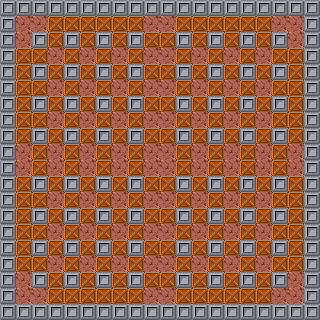

This game map was drawn from its Tiled (.tmx) file and the tilesets committed beside it. A one-line description and the trimmed map source follow:
An orthogonal 20x20 tile map with 16x16 px tiles, 2 tile layers (Static, Boxes) and 8 objects.

<map version="1.5" tiledversion="1.7.2" orientation="orthogonal" renderorder="right-down" width="20" height="20" tilewidth="16" tileheight="16" infinite="0" nextlayerid="4" nextobjectid="10">
 <tileset firstgid="1" name="Bomberman" tilewidth="16" tileheight="16" tilecount="5" columns="0">
  <grid orientation="orthogonal" width="1" height="1" />
  <tile id="0">
   <image width="16" height="16" source="../../../../client/src/main/resources/path.png" />
  </tile>
  <tile id="1">
   <image width="16" height="16" source="../../../../client/src/main/resources/wall.png" />
  </tile>
  <tile id="2">
   <image width="16" height="16" source="../../../../client/src/main/resources/box.png" />
  </tile>
  <tile id="3">
   <image width="16" height="16" source="../../../../client/src/main/resources/portal_random.png" />
  </tile>
  <tile id="4">
   <image width="16" height="16" source="../../../../client/src/main/resources/portal_waypoint.png" />
  </tile>
 </tileset>
 <layer id="1" name="Static" width="20" height="20">
  <data>[400 cells, 400 non-empty, 2 distinct tile ids]</data>
 </layer>
 <layer id="2" name="Boxes" width="20" height="20">
  <data>[400 cells, 176 non-empty, 1 distinct tile ids]</data>
 </layer>
 <objectgroup id="3" name="Portals">
  <object id="2" gid="5" x="0" y="160" width="16" height="16">
   <properties>
    <property name="portalID" type="int" value="0" />
   </properties>
  </object>
  <object id="3" gid="5" x="304" y="176" width="16" height="16">
   <properties>
    <property name="portalID" type="int" value="0" />
   </properties>
  </object>
  <object id="4" gid="5" x="144" y="320" width="16" height="16">
   <properties>
    <property name="portalID" type="int" value="1" />
   </properties>
  </object>
  <object id="5" gid="5" x="160" y="16" width="16" height="16">
   <properties>
    <property name="portalID" type="int" value="1" />
   </properties>
  </object>
  <object id="6" gid="4" x="80" y="240" width="16" height="16" />
  <object id="7" gid="4" x="80" y="96" width="16" height="16" />
  <object id="8" gid="4" x="224" y="96" width="16" height="16" />
  <object id="9" gid="4" x="224" y="240" width="16" height="16" />
 </objectgroup>
</map>